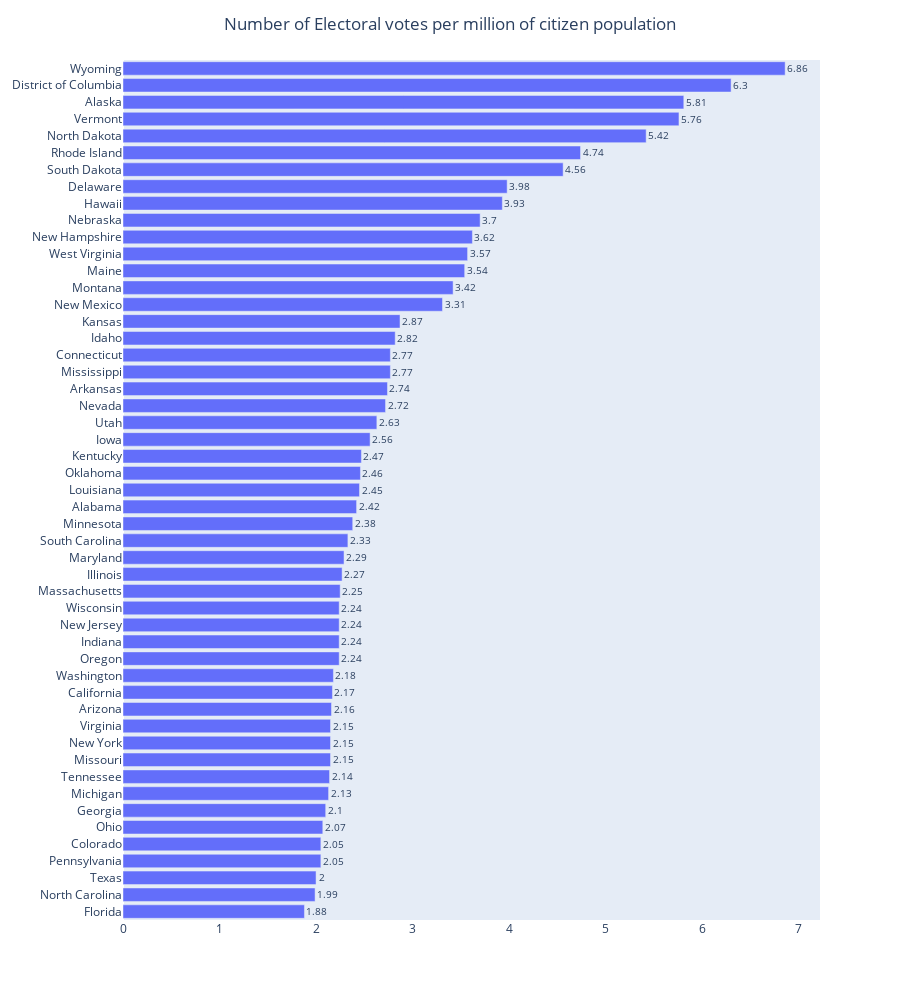

Source (notebook cell):
### Code cell
# Create horizontal bar chart
fig = px.bar(df_flip_electoral_pop_gdp.sort_values(by='elec_per_pop', ascending=True),
             x='elec_per_pop', y='State', orientation='h',
             text='elec_per_pop')
             #title='Number of Electoral votes in Each State')

# Set the height of the plot to accommodate all y-axis labels
fig.update_layout(xaxis=dict(showgrid=False),
                  yaxis=dict(showgrid=False, showline=False, zeroline=False),
                  xaxis_title=None,
                  yaxis_title=None,
                  title=dict(text='Number of Electoral votes per million of citizen population',x = 0.5),
                  height=1000)

# Set the angle of rotation for data labels on the x-axis
fig.update_traces(textangle=0,
                 textposition='outside')

# Show the plot
fig.show()

#fig.write_image("elec_pop_bar.png")

### Figure 1 — Plotly figure (JSON) as saved in the notebook; plotly's stock layout.template omitted (floating-point values rounded to 4 significant figures)
{"data": [{"alignmentgroup": "True", "hovertemplate": "elec_per_pop=%{text}<br>State=%{y}<extra></extra>", "legendgroup": "", "marker": {"color": "#636efa", "pattern": {"shape": ""}}, "name": "", "offsetgroup": "", "orientation": "h", "showlegend": false, "text": [1.88, 1.99, 2, 2.05, 2.05, 2.07, 2.1, 2.13, 2.14, 2.15, 2.15, 2.15, 2.16, 2.17, 2.18, 2.24, 2.24, 2.24, 2.24, 2.25, 2.27, 2.29, 2.33, 2.38, 2.42, 2.45, 2.46, 2.47, 2.56, 2.63, 2.72, 2.74, 2.77, 2.77, 2.82, 2.87, 3.31, 3.42, 3.54, 3.57, 3.62, 3.7, 3.93, 3.98, 4.56, 4.74, 5.42, 5.76, 5.81, 6.3, 6.86], "textangle": 0, "textposition": "outside", "type": "bar", "x": [1.88, 1.99, 2, 2.05, 2.05, 2.07, 2.1, 2.13, 2.14, 2.15, 2.15, 2.15, 2.16, 2.17, 2.18, 2.24, 2.24, 2.24, 2.24, 2.25, 2.27, 2.29, 2.33, 2.38, 2.42, 2.45, 2.46, 2.47, 2.56, 2.63, 2.72, 2.74, 2.77, 2.77, 2.82, 2.87, 3.31, 3.42, 3.54, 3.57, 3.62, 3.7, 3.93, 3.98, 4.56, 4.74, 5.42, 5.76, 5.81, 6.3, 6.86], "xaxis": "x", "y": ["Florida", "North Carolina", "Texas", "Pennsylvania", "Colorado", "Ohio", "Georgia", "Michigan", "Tennessee", "Missouri", "New York", "Virginia", "Arizona", "California", "Washington", "Oregon", "Indiana", "New Jersey", "Wisconsin", "Massachusetts", "Illinois", "Maryland", "South Carolina", "Minnesota", "Alabama", "Louisiana", "Oklahoma", "Kentucky", "Iowa", "Utah", "Nevada", "Arkansas", "Mississippi", "Connecticut", "Idaho", "Kansas", "New Mexico", "Montana", "Maine", "West Virginia", "New Hampshire", "Nebraska", "Hawaii", "Delaware", "South Dakota", "Rhode Island", "North Dakota", "Vermont", "Alaska", "District of Columbia", "Wyoming"], "yaxis": "y"}], "layout": {"barmode": "relative", "height": 1000, "legend": {"tracegroupgap": 0}, "margin": {"t": 60}, "title": {"text": "Number of Electoral votes per million of citizen population", "x": 0.5}, "xaxis": {"anchor": "y", "domain": [0, 1], "showgrid": false, "title": {}}, "yaxis": {"anchor": "x", "domain": [0, 1], "showgrid": false, "showline": false, "title": {}, "zeroline": false}}}
